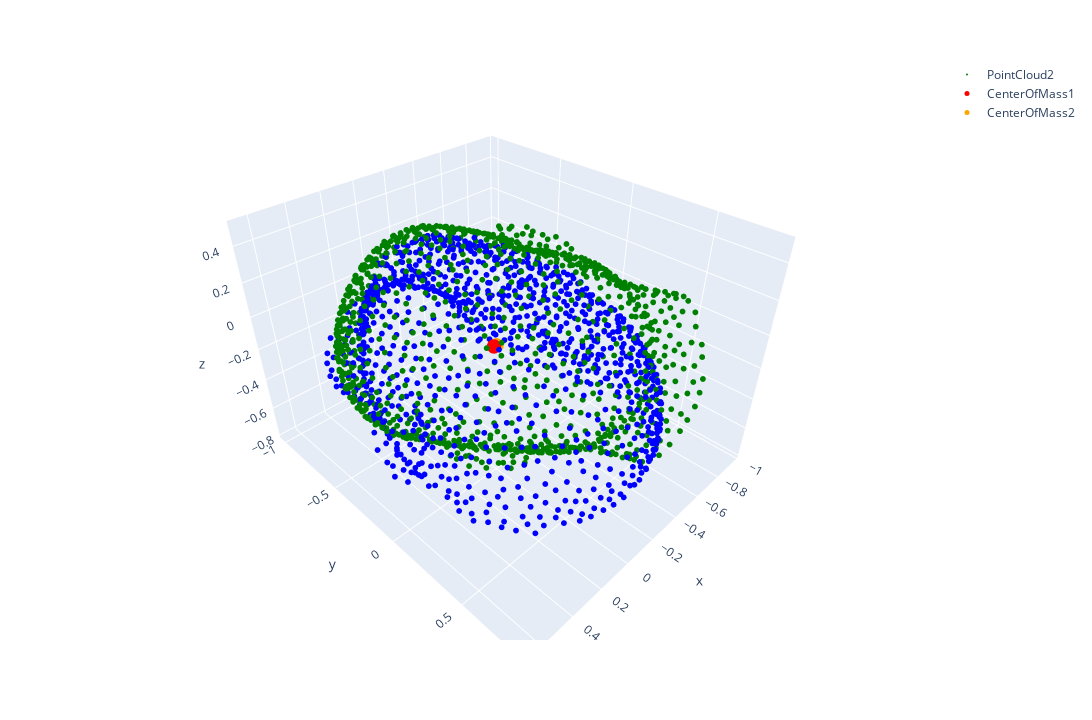
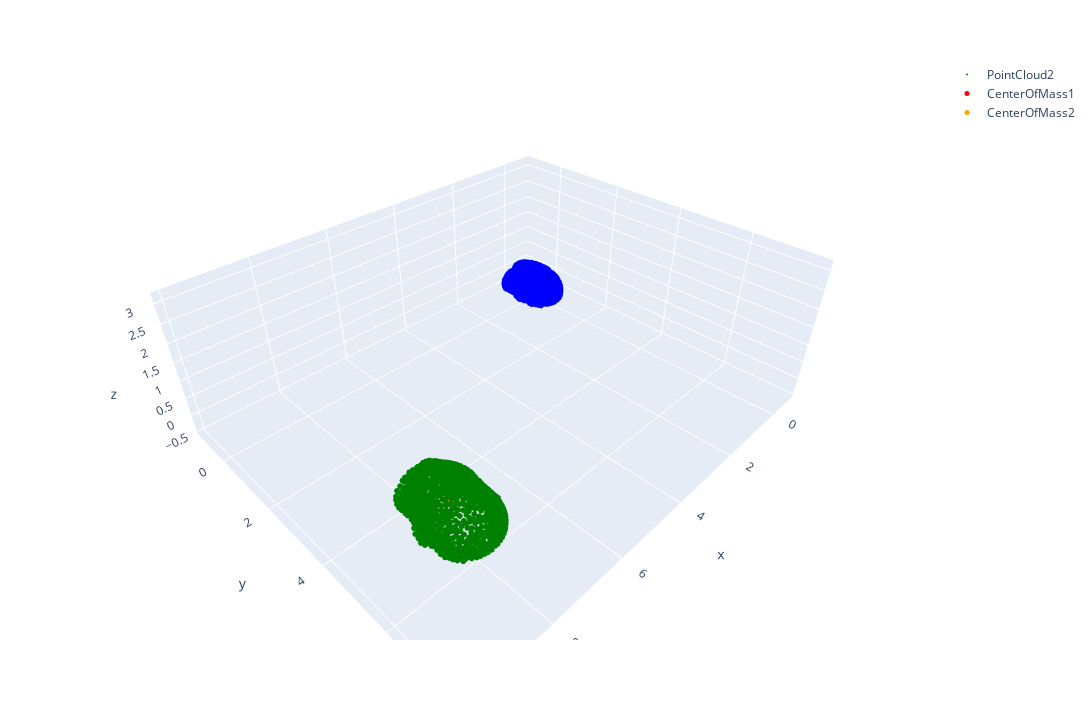
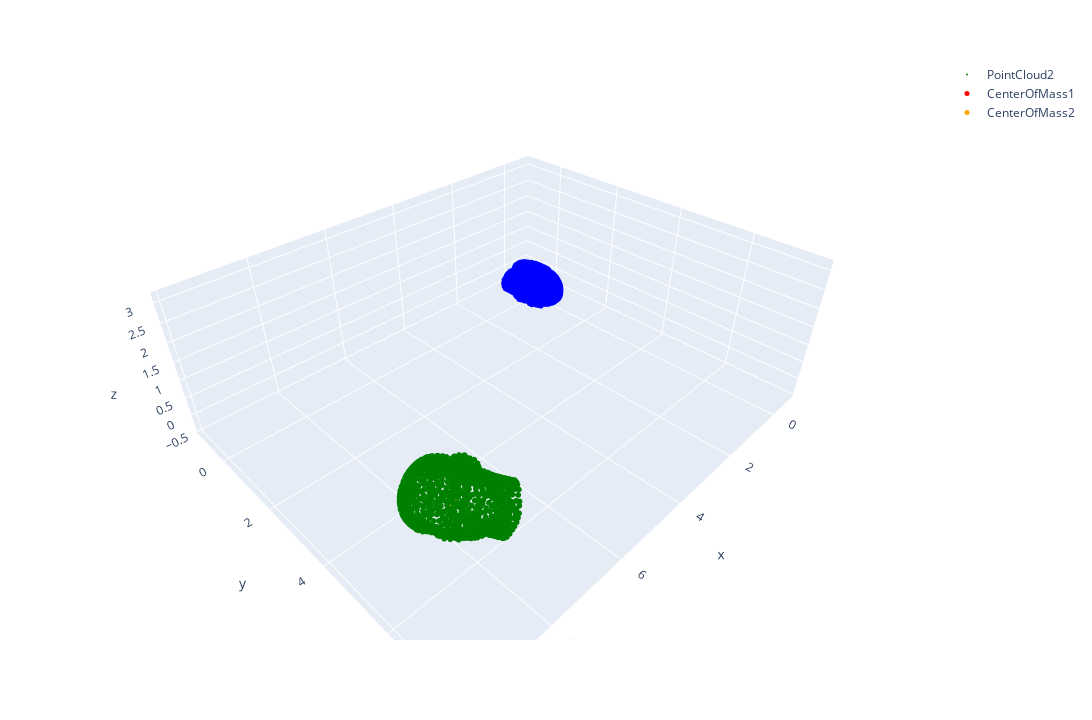

Write notebook code for charts like these, in order.
### Code cell
from Preprocessing.procrustes_icp import visualize_two_pointclouds

visualize_two_pointclouds(test_set.faces[0], test_set.faces[1])
visualize_two_pointclouds(test_set.faces[0], test_set.faces[2])
visualize_two_pointclouds(test_set.faces[0], test_set.faces[3])

### Figure 1 — Plotly figure (JSON) as saved in the notebook; plotly's stock layout.template omitted (floating-point values rounded to 4 significant figures; data arrays with more than 128 entries replaced by an {"elided": "..."} marker saying what was removed)
{"data": [{"hovertemplate": "x=%{x}<br>y=%{y}<br>z=%{z}<extra></extra>", "legendgroup": "", "marker": {"color": "blue", "size": 2, "symbol": "circle"}, "mode": "markers", "name": "PointCloud1", "scene": "scene", "showlegend": false, "type": "scatter3d", "x": {"elided": "1024 float values"}, "y": {"elided": "1024 float values"}, "z": {"elided": "1024 float values"}}, {"marker": {"color": "green", "size": 2}, "mode": "markers", "name": "PointCloud2", "type": "scatter3d", "x": {"elided": "1024 float values"}, "y": {"elided": "1024 float values"}, "z": {"elided": "1024 float values"}}, {"marker": {"color": "red", "size": 5}, "mode": "markers", "name": "CenterOfMass1", "type": "scatter3d", "x": [0.003168], "y": [-0.005091], "z": [-0.005169]}, {"marker": {"color": "orange", "size": 5}, "mode": "markers", "name": "CenterOfMass2", "type": "scatter3d", "x": [-0.007811], "y": [0.0008872], "z": [-0.0009341]}], "layout": {"height": 720, "legend": {"tracegroupgap": 0}, "margin": {"t": 60}, "scene": {"domain": {"x": [0, 1], "y": [0, 1]}, "xaxis": {"title": {"text": "x"}}, "yaxis": {"title": {"text": "y"}}, "zaxis": {"title": {"text": "z"}}}, "width": 1280}}

### Figure 2 — Plotly figure (JSON) as saved in the notebook; plotly's stock layout.template omitted (floating-point values rounded to 4 significant figures; data arrays with more than 128 entries replaced by an {"elided": "..."} marker saying what was removed)
{"data": [{"hovertemplate": "x=%{x}<br>y=%{y}<br>z=%{z}<extra></extra>", "legendgroup": "", "marker": {"color": "blue", "size": 2, "symbol": "circle"}, "mode": "markers", "name": "PointCloud1", "scene": "scene", "showlegend": false, "type": "scatter3d", "x": {"elided": "1024 float values"}, "y": {"elided": "1024 float values"}, "z": {"elided": "1024 float values"}}, {"marker": {"color": "green", "size": 2}, "mode": "markers", "name": "PointCloud2", "type": "scatter3d", "x": {"elided": "1024 float values"}, "y": {"elided": "1024 float values"}, "z": {"elided": "1024 float values"}}, {"marker": {"color": "red", "size": 5}, "mode": "markers", "name": "CenterOfMass1", "type": "scatter3d", "x": [0.003168], "y": [-0.005091], "z": [-0.005169]}, {"marker": {"color": "orange", "size": 5}, "mode": "markers", "name": "CenterOfMass2", "type": "scatter3d", "x": [9.202], "y": [6.828], "z": [2.655]}], "layout": {"height": 720, "legend": {"tracegroupgap": 0}, "margin": {"t": 60}, "scene": {"domain": {"x": [0, 1], "y": [0, 1]}, "xaxis": {"title": {"text": "x"}}, "yaxis": {"title": {"text": "y"}}, "zaxis": {"title": {"text": "z"}}}, "width": 1280}}

### Figure 3 — Plotly figure (JSON) as saved in the notebook; plotly's stock layout.template omitted (floating-point values rounded to 4 significant figures; data arrays with more than 128 entries replaced by an {"elided": "..."} marker saying what was removed)
{"data": [{"hovertemplate": "x=%{x}<br>y=%{y}<br>z=%{z}<extra></extra>", "legendgroup": "", "marker": {"color": "blue", "size": 2, "symbol": "circle"}, "mode": "markers", "name": "PointCloud1", "scene": "scene", "showlegend": false, "type": "scatter3d", "x": {"elided": "1024 float values"}, "y": {"elided": "1024 float values"}, "z": {"elided": "1024 float values"}}, {"marker": {"color": "green", "size": 2}, "mode": "markers", "name": "PointCloud2", "type": "scatter3d", "x": {"elided": "1024 float values"}, "y": {"elided": "1024 float values"}, "z": {"elided": "1024 float values"}}, {"marker": {"color": "red", "size": 5}, "mode": "markers", "name": "CenterOfMass1", "type": "scatter3d", "x": [0.003168], "y": [-0.005091], "z": [-0.005169]}, {"marker": {"color": "orange", "size": 5}, "mode": "markers", "name": "CenterOfMass2", "type": "scatter3d", "x": [9.191], "y": [6.834], "z": [2.659]}], "layout": {"height": 720, "legend": {"tracegroupgap": 0}, "margin": {"t": 60}, "scene": {"domain": {"x": [0, 1], "y": [0, 1]}, "xaxis": {"title": {"text": "x"}}, "yaxis": {"title": {"text": "y"}}, "zaxis": {"title": {"text": "z"}}}, "width": 1280}}
